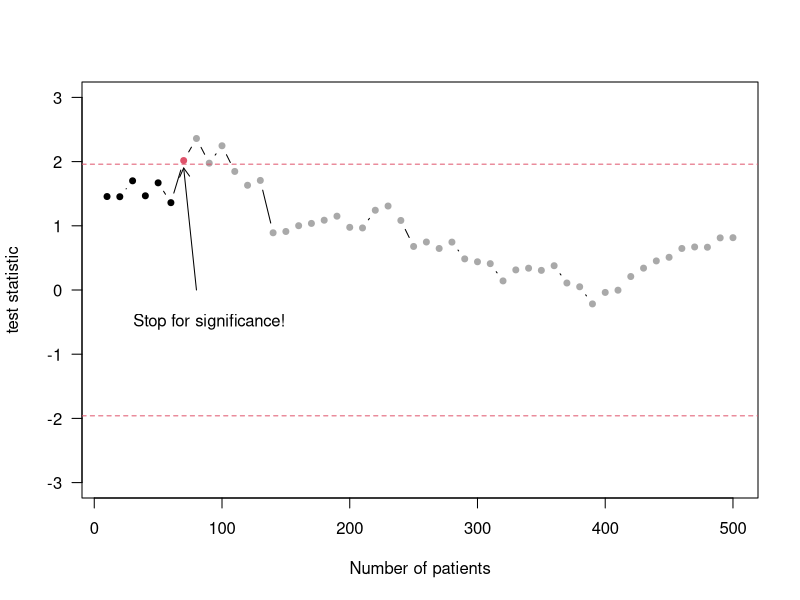

The R source for this figure:
## ---- chunk 1
library(knitr)
library(kableExtra)

# Create the data frame
data <- data.frame(
  Vaccine = c("**Yes**", "**No**"),
  Polio_Yes = c(82, 162),
  Polio_No = c(200663, 201067),
  Infection_r = c("0.041%", "0.081%")
)

# Create the table using kable
kable(data, 
      col.names = c("", "Yes", "No", "Infection risk"), 
      caption = "Vaccine effectiveness in the Salk Polio Vaccine Trial.", 
      booktabs = TRUE, align = "c", 
      label = NA) %>%
  kable_styling(position = "center") %>%
 kable_styling(full_width = FALSE) %>%
  add_header_above(c("Vaccine" = 1, "Polio" = 2, " " = 1))
## ---- chunk 2
library(knitr)
library(kableExtra)

# Create the data frame
data <- data.frame(
  Therapy = c("Therapy A", "Therapy B"),
  Success_yes = c("273 (78%)", "289 (83%)"),
  Success_no = c(77, 61),
  Total = c(350, 350)
)

# Create the table using kable
kable(data, 
      col.names = c("", "Yes", "No", "Total"), 
      caption = "Results from an observational study about two different treatments for renal calculi [@charig].",
      label = NA,
      booktabs = TRUE) %>%
  add_header_above(c(" " = 1, "Success" = 2, " " = 1)) %>%
  kable_styling(position = "center", full_width = FALSE)
## ---- chunk 3
table_data <- data.frame(
  Therapy = c("Therapy A", "Therapy B"),
  Small_kidney_stones_Success_yes = c("81 (93%)", "234 (87%)"),
  Small_kidney_stones_Success_no = c(6, 36),
  Small_kidney_stones_total = c(87, 270),
  Large_kidney_stones_Success_yes = c("192 (73%)", "55 (69%)"),
  Large_kidney_stones_Success_no = c(71, 25),
  Large_kidney_stones_total = c(263, 80)
)

# Use kable to create the table in bookdown format
kable(table_data, 
      col.names = c("", "yes", "no", "total", "yes", "no", "total"),
      align = "c",
      caption = "Success of therapies for small and large kidney stones", 
      label = NA) %>%
  kable_styling(full_width = F) %>%
    add_header_above(c(" " = 1, "Success" = 2, " " = 1, "Success" = 2, " " = 1)) %>%
  add_header_above(c(" " = 1, "Small kidney stones" = 3, "Large kidney stones" = 3)) 
## ---- chunk 4
set.seed(17092013)
nsim <- 10000
n <- 50
m <- 5
time <- seq(1, n, 1)
statistic <- rep(NA, n)
sig <- numeric()
for(j in 1:nsim){
    x1 <- numeric()
    x2 <- numeric()
    for(i in 1:n){
        x1 <- c(x1, rnorm(m))
        x2 <- c(x2, rnorm(m))
        res <- t.test(x1, x2, var.equal=TRUE)
        statistic[i] <- res$statistic
    }
    sig[j] <- max(abs(statistic)>1.96)
}

TypeIerror <- mean(sig)
## ---- chunk 5

set.seed(17092013)
x1 <- numeric()
x2 <- numeric()
for(i in 1:n){
  x1 <- c(x1, rnorm(m))
  x2 <- c(x2, rnorm(m))
  res <- t.test(x1, x2, var.equal=TRUE)
  statistic[i] <- res$statistic
}
par(las=1)
plot(time*m*2, statistic, ylim=c(-3, 3), type="b", ylab="test statistic", xlab="Number of patients", col=c(rep(1, 6), 2, rep("darkgrey", 43)), pch=19, cex=0.8)
abline(1.96, 0, lty=2, col=2)
abline(-1.96, 0, lty=2, col=2)
#legend("topright", col=2, lty=2, legend="standard significance levels", cex=0.8, bty="n")
text(90, -0.5, "Stop for significance!")
arrows(80, 0, 70, 1.9, length=0.1)
## text(20*m*2, -1, paste(as.character(round(100*TypeIerror)), "% false positive!"))
